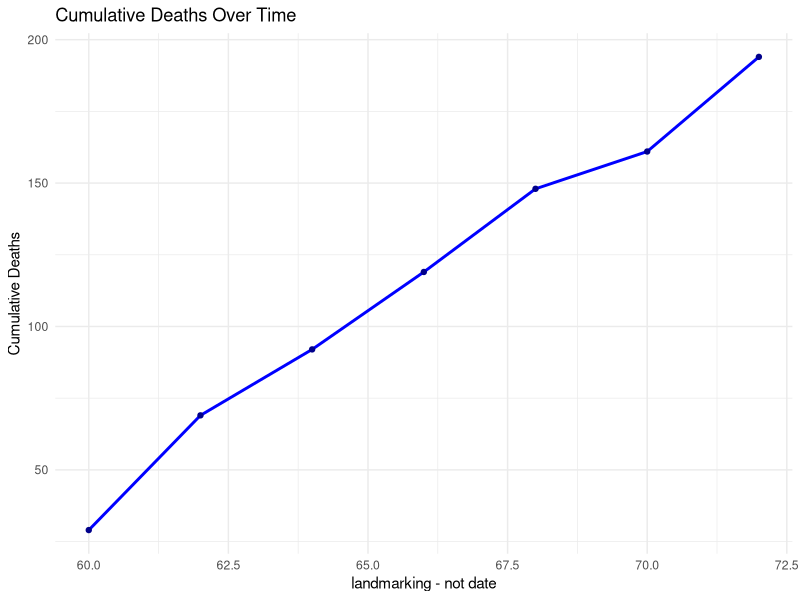
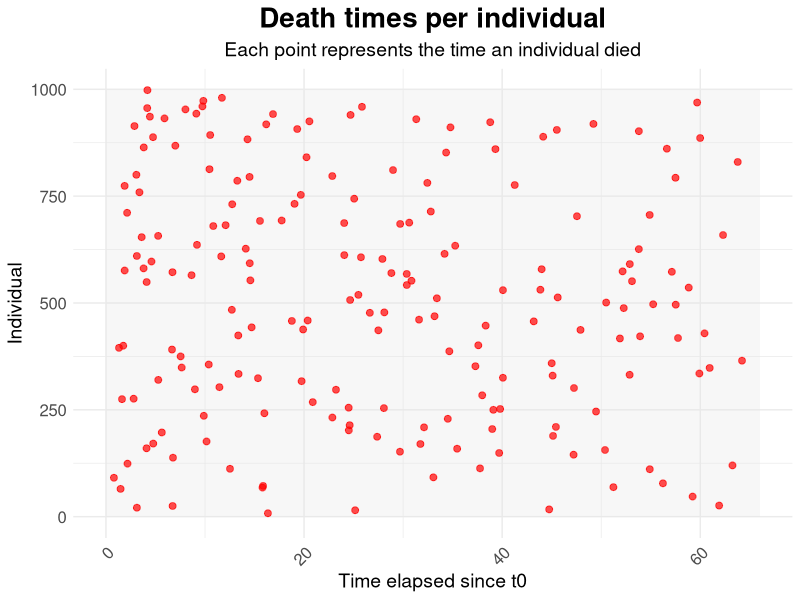
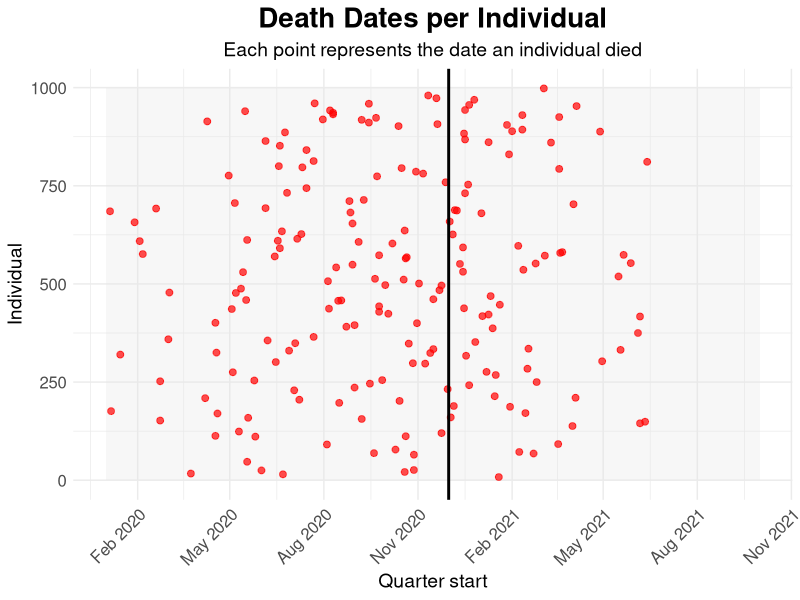
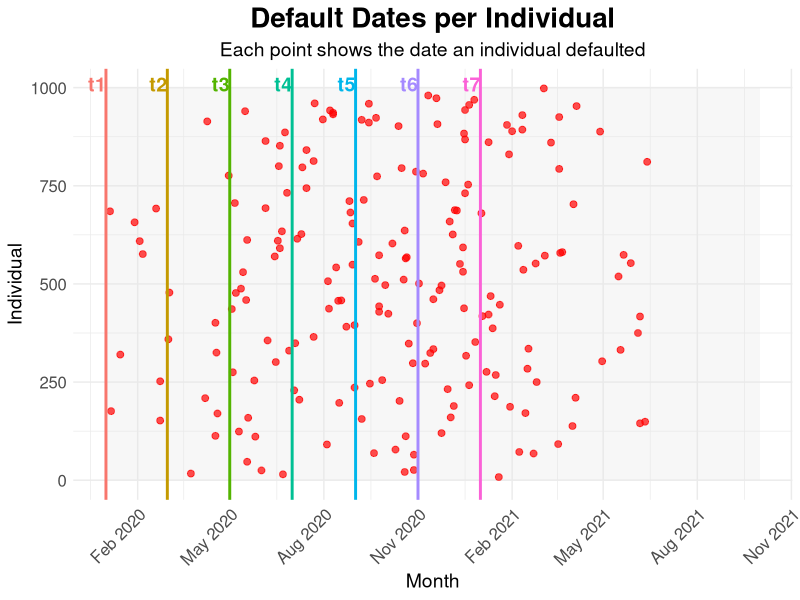

Source code (R) for these figures, in order:
library(lubridate)
library(truncnorm)
library(ggplot2)
set.seed(1234)

# ===============================
# Optimization of parameters
# parameters: find shape and scale given target probability
# ===============================

# Function to compute lambda given k, an interval, and the target probability p

k <- 1.5   # shape parameter (can tune)
p_target <- 0.2  # 20% default per interval

#dates landmarking
LM_start_date <- as.Date("2015-01-01")
#LM_dates <- as.Date(c("2020-01-01", "2020-03-01", "2020-05-01", "2021-07-01", "2021-09-01", "2021-11-01", "2022-01-01"))
#LMs <- round(interval(LM_start_date, LM_dates) %/% months(1))
LMs <-  c(60, 62, 64, 66, 68, 70, 72)
LMs


# Función para encontrar lambda dado t0, t1, k y p_target
find_lambda <- function(t0, t1, k, p_target = 0.2) {
  f <- function(lambda) {
    ratio <- exp(-((t1 / lambda)^k - (t0 / lambda)^k))
    ratio - (1 - p_target)
  }
  uniroot(f, interval = c(1e-6, 1e6))$root
}

lambdas <- sapply(1:(length(LMs) - 1), function(j) {
  find_lambda(LMs[j], LMs[j + 1], k, p_target)
})

lambdas


# ===============================
#  SIMULATION
# ===============================

rm(list = ls())



# --- Parameters
library(lubridate)

# Example: n individuals with different credit start dates
n <- 1000
n_iterations <- 7
base_date <- as.Date("2020-01-01") #start to observe the behavior in 2020
credit_start_dates <- as_date("2015-01-01") + days(sample(0:364, n, replace = TRUE))

# Function to generate individual landmarks
generate_landmarks <- function(credit_start) {
  lm1 <- credit_start + years(5)           # first landmark: +5 years
  lm2 <- lm1 + weeks(6)                    # second: +6 weeks
  lm3 <- lm2 + weeks(6)                    # third
  lm4 <- lm3 + weeks(6)                    # fourth
  lm5 <- lm4 + weeks(6)                    # fifth
  lm6 <- lm4 + weeks(6)
  lm7 <- lm4 + weeks(6)
  return(as_date(c(lm1, lm2, lm3, lm4, lm5, lm6, lm7)))
}
# Generate the list of individual landmarks
landmarks_list <- lapply(credit_start_dates, generate_landmarks)


landmarks <- seq(0, n_iterations, by = 1) #assumption cohort  
K <- length(landmarks) - 1  


betas <- matrix(c(
  50,  0.9,  0.8, -0.2,
  51, 0.92, 0.81, -0.21,
  49, 0.88, 0.79, -0.19,
  52, 0.95, 0.82, -0.22,
  48, 0.89, 0.78, -0.18,
  5,  0.9,  0.8, -0.2,
  51, 0.91, 0.81, -0.21
), nrow = 7, byrow = TRUE)
# Interest rate (+), # Inflation (+),# LTI (+), # Age (-)

#paaramters of weibull each landmark: Shape (k), Scale (λ)
#thetas <- matrix(c(0.5, 400, 0.5, 280, 0.5, 360, 0.5, 400, 0.5, 450), nrow = K, byrow = TRUE)
thetas <- matrix(c(0.5, 22.25, 0.5, 22.49, 0.5, 22.49756 , 0.5, 22.73315 , 0.5, 22.96397,0.5, 23.19023,0.5, 23.41217), nrow = K, byrow = TRUE)


# --- Data
# credits are originated during 2010, throughout the year

#Covariates


# 1. Interest rate (UK Bank Rate)
# Truncated normal between 0.001 and 0.06, mean 0.03, sd 0.01
x1_matrix <- matrix(rtruncnorm(n * n_iterations, a = 0.001, b = 0.06, mean = 0.03, sd = 0.01),
                    nrow = n, ncol = n_iterations)

# 2. Inflation (CPI)
# Truncated normal between 0 and 0.10, mean 0.02, sd 0.015
x2_matrix <- matrix(rtruncnorm(n * n_iterations, a = 0, b = 0.10, mean = 0.02, sd = 0.015),
                    nrow = n, ncol = n_iterations)

# 3. Loan-to-income (LTI)
# Truncated normal between 1 and 6, mean 3.5, sd 0.5
x3_matrix <- matrix(rtruncnorm(n * n_iterations, a = 1, b = 6, mean = 3.5, sd = 2),
                    nrow = n, ncol = n_iterations)

# 4. Age of borrower
# Truncated normal between 20 and 70, mean 40, sd 10
x4_matrix <- matrix(rtruncnorm(n * n_iterations, a = 20, b = 70, mean = 40, sd = 10),
                    nrow = n, ncol = n_iterations)





time_matrix   <- matrix(NA_real_, nrow = n, ncol = n_iterations)
status_matrix <- matrix(NA_integer_, nrow = n, ncol = n_iterations)
obsdate_matrix <- matrix(as.Date(NA), nrow = n, ncol = n_iterations)

# --- Simulation function (Landmark PH Weibull)
simLMPH <- function(seed, x, Betas, Thetas, LMs, dist) {
  set.seed(seed)
  K <- length(LMs) - 1
  n <- nrow(x)
  tpoints <- as.vector(LMs)
  out_time <- rep(NA, n)
  
  for (k in 1:K) {
    beta_k <- Betas[k, ]
    theta_k <- Thetas[k, ]
    linpred <- x %*% beta_k
    mlambda <- exp(linpred)
    
    if (dist == "W") {
      S0f <- function(t) pweibull(t, shape = theta_k[1], scale = theta_k[2], lower.tail = FALSE)
      quantf <- function(p) qweibull(p, shape = theta_k[1], scale = theta_k[2])
    } else {
      stop("Only Weibull implemented")
    }
    
    for (i in 1:n) {
      S_L <- S0f(tpoints[k])  
      u <- runif(1)
      p_target <- max(1-u^(1 / mlambda[i]), .Machine$double.eps)
      t_rel <- quantf(p_target)
      
      if (is.na(out_time[i]) && t_rel <= tpoints[k + 1]) {
        out_time[i] <- t_rel
      }
    }
  }
  
  # Final extrapolation for those without event
  no_event <- which(is.na(out_time))
  if (length(no_event) > 0) {
    beta_k <- Betas[K, ]
    theta_k <- Thetas[K, ]
    linpred <- x[no_event, , drop = FALSE] %*% beta_k
    mlambda <- exp(linpred)
    
    S0f <- function(t) pweibull(t, shape = theta_k[1], scale = theta_k[2], lower.tail = FALSE)
    quantf <- function(p) qweibull(p, shape = theta_k[1], scale = theta_k[2])
    
    for (j in seq_along(no_event)) {
      i <- no_event[j]
      u <- runif(1)
      p_target <- max(1-u^(1 / mlambda[j]), .Machine$double.eps)
      t_rel <- quantf(p_target)
      out_time[i] <- t_rel
    }
  }
  
  return(out_time)
}

# --- Main loop (everyone gets a time at each iteration)
alive <- rep(TRUE, n)

for (i in seq_len(n_iterations)) {
  cat("Iteration", i, "\n")
  
  # Select the covariates for this iteration
  covariates_i <- cbind(x1_matrix[, i], x2_matrix[, i],x3_matrix[, i],x4_matrix[, i] )
  
  # Initialize vectors for simulated times and observation dates
  sim_times <- numeric(n)
  obs_dates <- as.Date(rep(NA, n))
  
  # --- Simulation per individual
  for (j in 1:n) {
    # Simulate event time using each individual's own landmarks
    sim_times[j] <- simLMPH(
      seed = 1234,               # different seed per iteration and individual
      x = matrix(covariates_i[j, ], nrow = 1),
      Betas = betas,
      Thetas = thetas,
      LMs = landmarks_list[[j]],         # individual landmarks
      dist = "W"
    )
    
    # Assign observation date based on the corresponding landmark
    # Optionally, add a small random noise (0-3 days) for variability
    obs_dates[j] <- landmarks_list[[j]][i] + sample(0:3, 1)
  }
  
  # Save results
  time_matrix[, i] <- sim_times
  obsdate_matrix[, i] <- obs_dates
  
  # Determine status: event if elapsed time >= simulated time, else censored
  months_elapsed <- interval(credit_start_dates, obs_dates) %/% months(1)
  status_vals <- as.integer(months_elapsed >= sim_times)
  
  # If the individual was already dead in previous iterations → set NA
  status_vals[!alive] <- NA
  status_matrix[, i] <- status_vals
  
  # Update the alive vector
  alive <- ifelse(is.na(status_vals), FALSE, status_vals == 0)
}
initial_dates_matrix <- credit_start_dates


# --- Summary
for (i in 1:n_iterations) {
  status_col <- status_matrix[, i]
  cat("Iteration", i, ":",
      sum(status_col == 1, na.rm = TRUE), "events\n")
}


# ===============================
#  plots: deaths
# ===============================

library(ggplot2)
LMs <-  c(60, 62, 64, 66, 68, 70, 72)
cum_deaths <- cumsum(colSums(status_matrix, na.rm = TRUE))
df_cum <- data.frame(time = LMs, cum_deaths = cum_deaths)

ggplot(df_cum, aes(x = time, y = cum_deaths)) +
  geom_line(color = "blue", size = 1) +
  geom_point(color = "darkblue") +
  labs(title = "Cumulative Deaths Over Time", x = "landmarking - not date", y = "Cumulative Deaths") +
  theme_minimal()


# ===============================
#  plots: deaths times
# ===============================
#cumulative deaths
library(ggplot2)
library(dplyr)

# Convert matrices to long format
df_events <- data.frame(
  individual = rep(1:nrow(status_matrix), times = ncol(status_matrix)),
  time = as.vector(time_matrix),
  status = as.vector(status_matrix)
)

# Keep only death events
df_deaths <- subset(df_events, status == 1 & !is.na(time))

# Create data frame for shaded "quarters" (every 3 time units)
time_min <- floor(min(df_deaths$time, na.rm = TRUE))
time_max <- ceiling(max(df_deaths$time, na.rm = TRUE))
quarter_starts <- seq(time_min, time_max, by = 3)
quarters <- data.frame(
  start = quarter_starts,
  end = quarter_starts + 3
)

# Plot
ggplot() +
  # Shade each 3-time-unit "quarter"
  geom_rect(data = quarters, aes(xmin = start, xmax = end, ymin = 0, ymax = max(df_deaths$individual)),
            fill = "grey90", alpha = 0.3) +
  # Plot death points
  geom_point(data = df_deaths, aes(x = time, y = individual), color = "red", size = 2, alpha = 0.7) +
  # Labels
  labs(
    title = "Death times per individual",
    subtitle = "Each point represents the time an individual died",
    x = "Time elapsed since t0",
    y = "Individual"
  ) +
  # Theme adjustments
  theme_minimal() +
  theme(
    plot.title = element_text(hjust = 0.5, size = 20, face = "bold"),
    plot.subtitle = element_text(hjust = 0.5, size = 14),
    axis.title = element_text(size = 14),
    axis.text = element_text(size = 12),
    axis.text.x = element_text(angle = 45, hjust = 1)
  )

# ===============================


# ===============================
#  plots: deaths dates
# ===============================


# Convert matrices to long format
df_events <- data.frame(
  individual = rep(1:nrow(status_matrix), times = ncol(status_matrix)),
  date = as.Date(as.vector(obsdate_matrix)),
  status = as.vector(status_matrix)
)

# Keep only death events
df_deaths <- subset(df_events, status == 1 & !is.na(date))

# Create data frame for shaded quarters
quarter_starts <- seq(floor_date(min(df_deaths$date), unit = "quarter"),
                      ceiling_date(max(df_deaths$date), unit = "quarter"),
                      by = "3 months")
quarters <- data.frame(
  start = quarter_starts,
  end = quarter_starts + months(3)
)

# Plot
ggplot() +
  geom_rect(data = quarters, aes(xmin = start, xmax = end, ymin = 0, ymax = max(df_deaths$individual)),
            fill = "grey90", alpha = 0.3) +
  geom_point(data = df_deaths, aes(x = date, y = individual), color = "red", size = 2, alpha = 0.7) +
  geom_vline(xintercept = as.Date("2020-12-01"), color = "black", linetype = "solid", size = 1) +
  scale_x_date(date_breaks = "3 months", date_labels = "%b %Y") +
  labs(
    title = "Death Dates per Individual",
    subtitle = "Each point represents the date an individual died",
    x = "Quarter start",
    y = "Individual"
  ) +
  theme_minimal() +
  theme(
    plot.title = element_text(hjust = 0.5, size = 20, face = "bold"),
    plot.subtitle = element_text(hjust = 0.5, size = 14),
    axis.title = element_text(size = 14),
    axis.text = element_text(size = 12),
    axis.text.x = element_text(angle = 45, hjust = 1)
  )


####### points for modelling in where model is going t be re-calibrated #######
mean_dates <- apply(obsdate_matrix, 2, function(col) {
  as.Date(mean(as.numeric(col)), origin = "1970-01-01")
})
mean_dates <- as.Date(mean_dates)

LM_start_date <- as.Date("2015-01-01")
LMs <-  c(60, 62, 64, 66, 68, 70, 72)

labels_df <- data.frame(
  mean_dates = LM_start_date %m+% months(LMs),
  label = paste0("t", seq_along(mean_dates))
)

ggplot() +
  geom_rect(data = quarters, aes(xmin = as.Date(start), xmax = as.Date(end), ymin = 0, ymax = max(df_deaths$individual)),
            fill = "grey90", alpha = 0.3) +
  geom_point(data = df_deaths, aes(x = as.Date(date), y = individual), color = "red", size = 2, alpha = 0.7) +
  geom_vline(data = labels_df, aes(xintercept = mean_dates, color = label), linetype = "solid", size = 1) +
  geom_text(data = labels_df, aes(x = mean_dates, 
                                  y = max(df_deaths$individual) , 
                                  label = label, color = label),
            vjust = 0.2, hjust = 1, size = 5, fontface = "bold") +
  scale_x_date(date_breaks = "3 month", date_labels = "%b %Y") +
  labs(
    title = "Default Dates per Individual",
    subtitle = "Each point shows the date an individual defaulted",
    x = "Month",
    y = "Individual"
  ) +
  theme_minimal() +
  theme(
    plot.title = element_text(hjust = 0.5, size = 20, face = "bold"),
    plot.subtitle = element_text(hjust = 0.5, size = 14),
    axis.title = element_text(size = 14),
    axis.text = element_text(size = 12),
    axis.text.x = element_text(angle = 45, hjust = 1),
    legend.position = "none"
  ) +
  guides(color = "none")


 
